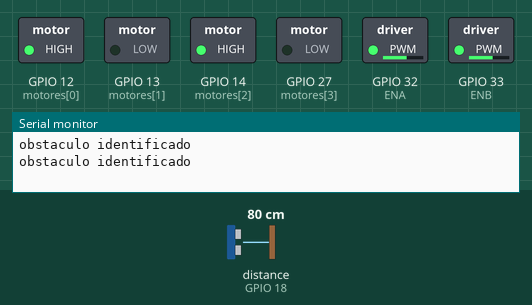
Bench run of a sketch on a simulated ESP32. Shown: switched loads named in the sketch (green lamp = pin HIGH), the last lines printed to the serial monitor. Wiring (inferred from the names in the program): ultrasonic range finder: trigger GPIO 5; echo GPIO 18. Dashed ring = blinking. The inputs (shaded band) are chosen by the test bench; at power-on: distance to the obstacle (sensor on GPIO 18) 80 cm. The echo pulse lasts 58.3 µs per cm; random numbers use the default seed unless the sketch sets one; pins used as bus, display or sensor lines are not drawn.

Above: at 1.8 s.
1.9 s: distance to the obstacle (sensor on GPIO 18) set to 53 cm
3.4 s: distance to the obstacle (sensor on GPIO 18) set to 46 cm
At 5.3 s:
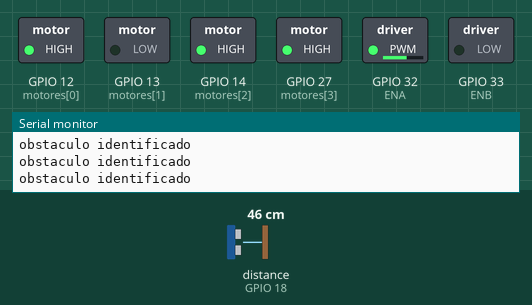
7.5 s: distance to the obstacle (sensor on GPIO 18) set to 60 cm
10.0 s: distance to the obstacle (sensor on GPIO 18) set to 2 cm
At 11.8 s:
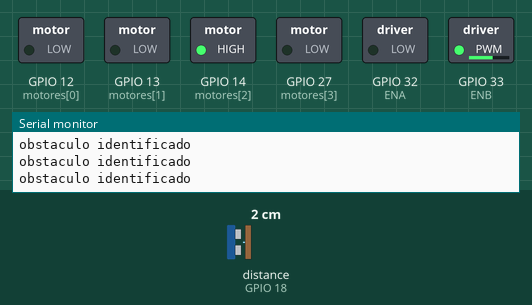
14.1 s: distance to the obstacle (sensor on GPIO 18) set to 120 cm
At 15.4 s:
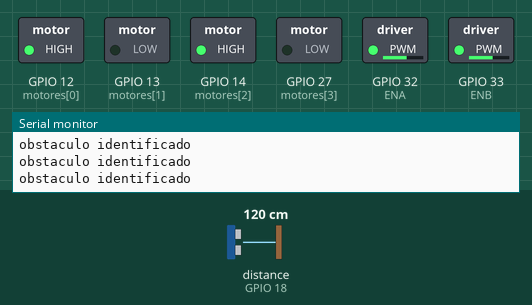
Timing chart, 0 to 17.1 s (numbered marks = the images above; inputs shaded):
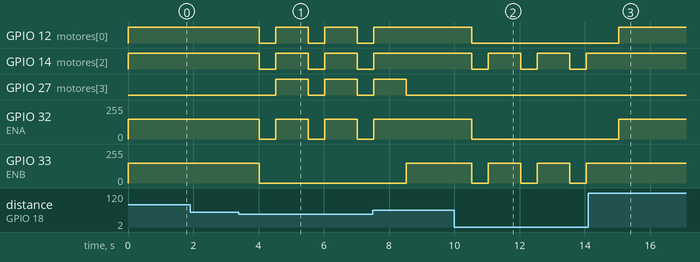

The sketch:

carrito.ino
```cpp
const int motores[4] = {12, 13, 14, 27};  // Pines de los motores
const int ENA = 32;
const int ENB = 33;
const int EchoPin = 18;
const int TriggerPin = 5;

// Matriz de movimientos: cada fila representa un movimiento específico (Adelante, Detener, Reversa, Giro Izq, Giro Der)
const int movimientos[5][4] = {
  {HIGH, LOW, HIGH, LOW},  // Adelante
  {LOW, LOW, LOW, LOW},    // Detenerse
  {LOW, HIGH, LOW, HIGH},  // Reversa
  {LOW, LOW, HIGH, LOW},   // Giro Izquierda
  {HIGH, LOW, HIGH, HIGH}  // Giro Derecha
};

void setup() {
  Serial.begin(115200);
  for (int i = 0; i < 4; i++) pinMode(motores[i], OUTPUT);
  pinMode(ENA, OUTPUT);
  pinMode(ENB, OUTPUT);
  pinMode(TriggerPin, OUTPUT);
  pinMode(EchoPin, INPUT);
}

void mover(int mov, int time, int speed) {
  for (int i = 0; i < 4; i++) digitalWrite(motores[i], movimientos[mov][i]);

  analogWrite(ENA, (mov == 3) ? 0 : speed);  // Velocidad para ENA
  analogWrite(ENB, (mov == 4) ? 0 : speed);  // Velocidad para ENB
  delay(time);
}

int ping(int TriggerPin, int EchoPin) {
unsigned short int duration;
float distanceCm;

digitalWrite(TriggerPin, LOW); //para generar un pulso limpio ponemos a LOW 4us
delayMicroseconds(4);
digitalWrite(TriggerPin, HIGH); //generamos Trigger (disparo) de 10us
delayMicroseconds(10);
digitalWrite(TriggerPin, LOW);

duration = pulseIn(EchoPin, HIGH); //medimos el tiempo entre pulsos, en microsegundos

distanceCm = float(duration)/58.2; //convertimos a distancia, en cm
return distanceCm;
}

void loop() { //repetir siempre lo que se le pide
  float cm = ping(TriggerPin, EchoPin);
  Serial.println("obstaculo identificado");
  if(cm <= 50){
    mover(1, 500, 0); //detener // movimiento, tiempo, potencia
    if (random(0, 2) == 1){ // random numero al azar
      mover(4, 1000, 150); //giro derecha
    }else{
      mover(3, 1000, 150); //giro izquierda
    }
  }
  else{
    mover(0, 1000, 150);//avanzar
}
}
```

Measured:
- the behaviour switches between 51 and 50 cm on distance to the obstacle (sensor on GPIO 18) (found by bisection; images 0 and 1)
- after the input at 3.4 s, GPIO 12 (motores[0]), GPIO 14 (motores[2]): alternates HIGH for 1.0 s and LOW for 0.50 s, starting after 0.62 s
- after the input at 10.0 s, GPIO 12 (motores[0]): HIGH → LOW after 0.54 s; GPIO 14 (motores[2]): alternates HIGH for 1.0 s and LOW for 0.50 s, starting after 0.54 s; GPIO 32 (ENA): 150/255 → 0/255 after 0.54 s; GPIO 33 (ENB): alternates 150/255 for 1.0 s and 0/255 for 0.50 s, starting after 0.54 s
- after the input at 14.1 s, GPIO 12 (motores[0]): LOW → HIGH after 0.95 s; GPIO 32 (ENA): 0/255 → 150/255 after 0.95 s
